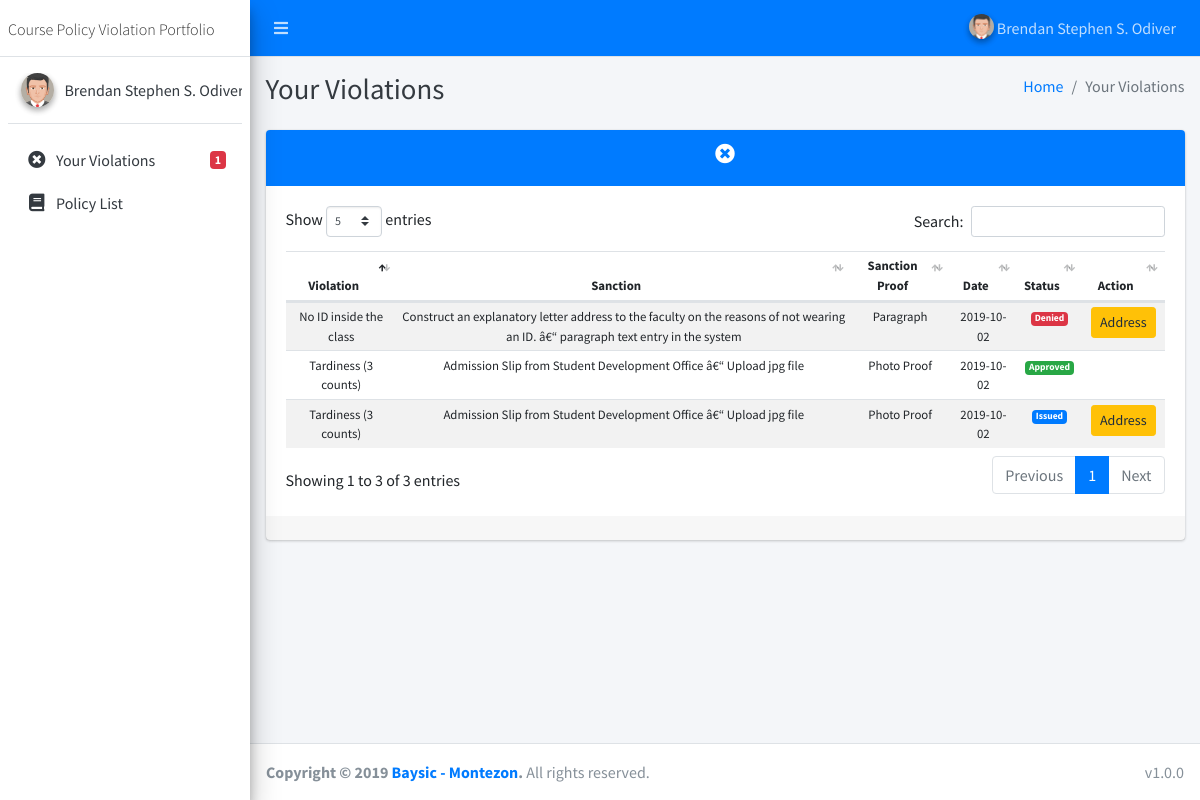
The app's page /student/your_violations.php (signed in) with its own data.
### tables this page shows
CREATE TABLE `violations` (
  `id` int(11) NOT NULL,
  `policy` int(11) NOT NULL,
  `student` int(11) NOT NULL,
  `faculty` int(11) NOT NULL,
  `date` date NOT NULL,
  `proof` text NOT NULL,
  `status` varchar(50) NOT NULL,
  `reason` text NOT NULL
);

CREATE TABLE `policies` (
  `id` int(11) NOT NULL,
  `violation` text NOT NULL,
  `sanction` text NOT NULL,
  `proof_type` varchar(50) NOT NULL
);

### student/your_violations.php (the view, shortened to what this page needs)
<?php
include '../include/header.php';
include '../include/student_sidebar.php';
include '../config.php';
$id = $_SESSION['id'];
$violations = $con->query("
  SELECT *, v.id AS vioID FROM violations AS v
  JOIN faculty AS f
  ON v.faculty = f.id
  JOIN students AS s
  ON v.student = s.id
  JOIN policies AS p
  ON v.policy = p.id
  WHERE v.student = $id
");
function getBadge($status) {
  if ($status == 'Addressed') return "warning";
  elseif ($status == 'Issued') return "primary";
  elseif ($status == 'Denied') return "danger";
  elseif ($status == 'Approved') return "success";
}
?>
<div class="content-wrapper">
  <div class="content-header">
    <div class="container-fluid">
      <div class="row mb-2">
        <div class="col-sm-6">
          <h1 class="m-0 text-dark">Your Violations</h1>
        </div>
        <div class="col-sm-6">
          <ol class="breadcrumb float-sm-right">
            <li class="breadcrumb-item"><a href="#">Home</a></li>
            <li class="breadcrumb-item active">Your Violations</li>
          </ol>
        </div>
      </div>
    </div>
  </div>
  <div class="content">
    <div class="container-fluid">
      <div class="card card-primary">
        <div class="card-header text-center">
          <h5><i class="fa fa-times-circle"></i></h5>
        </div>
        <div class="card-body table-responsive">
          <table class="table table-striped table-sm text-center small">
           <thead>
              <th> Violation </th>
              <th> Sanction </th>
              <th> Sanction Proof </th>
              <th> Date </th>
              <th> Status </th>
              <th> Action </th>
            </thead>
            <tbody>
            	<?php while($row = $violations->fetch_assoc()) {
                $badge = getBadge($row['status']);
              ?>
	              <tr>
	                <td> <?=$row['violation']?> </td>
	                <td> <?=$row['sanction']?> </td>
	                <td> <?=$row['proof_type']?> </td>
	                <td> <?=$row['date']?> </td>
	                <td>
                    <span class="badge badge-<?=$badge?>"><?=$row['status']?></span>
                  </td>
	                <td>
	                	<?php if ($row['status'] == 'Issued' || $row['status'] == 'Denied') { ?>
                      <a href="violations_address.php?id=<?=$row['vioID']?>" role="button" class="btn btn-warning btn-sm">
                          Address
                      </a>
                    <?php } elseif ($row['status'] == 'Addressed') { ?>
                      <a href="violations_issued.php?id=<?=$row['vioID']?>" role="button" class="btn btn-success btn-sm">
                          View Sanction
                      </a>
                    <?php } ?>
	                </td>
	              </tr>
	            <?php } ?>
            </tbody>
          </table>
        </div>
        <div class="card-footer">
        </div>
      </div>
    </div>
  </div>
</div>
<?php include '../include/footer.php'; ?>

### records on screen
violations: policies.violation "Tardiness (3 counts)", policies.sanction "Admission Slip from Student Development Office â€“ Upload jpg file", policies.proof_type "Photo Proof", date "2019-10-02", status "Approved"
violations: policies.violation "Tardiness (3 counts)", policies.sanction "Admission Slip from Student Development Office â€“ Upload jpg file", policies.proof_type "Photo Proof", date "2019-10-02", status "Issued"
violations: policies.violation "No ID inside the class", policies.sanction "Construct an explanatory letter address to the faculty on the reasons of not wearing an ID. â€“ paragraph text entry in the system", policies.proof_type "Paragraph", date "2019-10-02", status "Denied"

### other values on screen
$_SESSION['name'] "Brendan Stephen S. Odiver"
$_SESSION['name'] "Brendan Stephen S.…"
$notifs['c'] "1"
